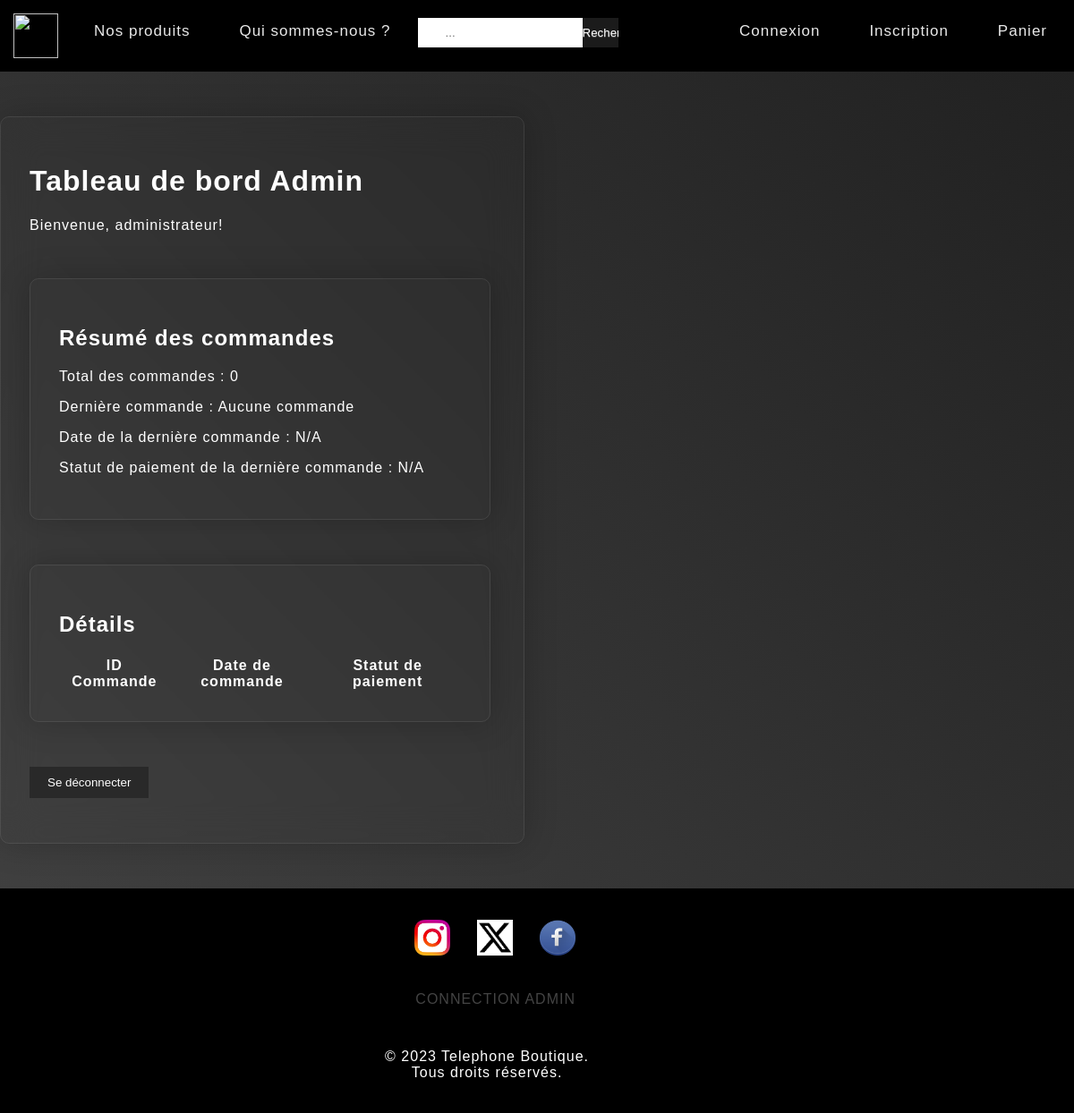
/connexionInscription/admin_gestionnaire.php, run on an earlier commit of the app's database.
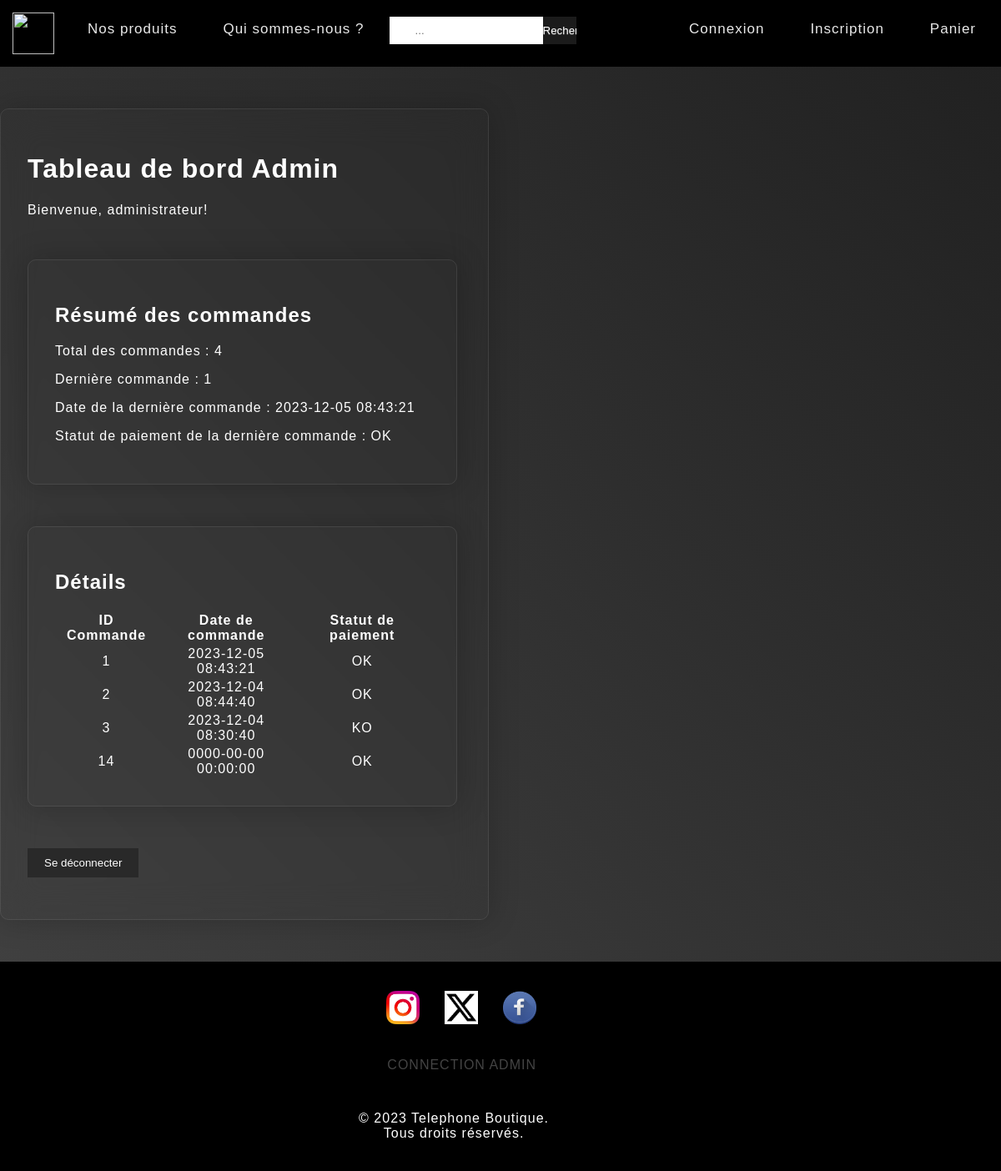
And on a later commit of the database.
### tables this page shows
CREATE TABLE `commandes` (
  `id` int(11) NOT NULL,
  `date_commande` timestamp NOT NULL DEFAULT current_timestamp(),
  `payer` varchar(2) NOT NULL
);

### connexionInscription/admin_gestionnaire.php (the view, shortened to what this page needs)
<link rel="stylesheet" href="css.css">
<?php
$servername = "localhost";
$username = "root";
$password = "";
$dbname = "boutique_telephone";
$conn = new mysqli($servername, $username, $password, $dbname);
$sql = "SELECT COUNT(*) as total_commands FROM commandes";
$result = $conn->query($sql);
if ($result->num_rows > 0) {
    $row = $result->fetch_assoc();
    $total_commands = $row['total_commands'];
} else {
    $total_commands = 0;
}
$sql_latest_order = "SELECT id, date_commande, payer FROM commandes ORDER BY date_commande DESC LIMIT 1";
$result_latest_order = $conn->query($sql_latest_order);
if ($result_latest_order->num_rows > 0) {
    $latest_order = $result_latest_order->fetch_assoc();
    $latest_order_id = $latest_order['id'];
    $latest_order_date = $latest_order['date_commande'];
    $latest_order_status = $latest_order['payer'];
} else {
    $latest_order_id = "Aucune commande";
    $latest_order_date = "N/A";
    $latest_order_status = "N/A";
}
$sql_all_orders = "SELECT id, date_commande, payer FROM commandes ORDER BY date_commande DESC";
$result_all_orders = $conn->query($sql_all_orders);
?>
<!DOCTYPE html>
<html lang="en">
<head>
    <link rel="stylesheet" href="css.css">
</head>
<body>
<div class="form-container2">
    <h1>Tableau de bord Admin</h1>
    <p>Bienvenue, administrateur!</p>
    <div class="form-container">
        <h2>Résumé des commandes</h2>
        <p>Total des commandes : <?php echo $total_commands; ?></p>
        <p>Dernière commande : <?php echo $latest_order_id; ?></p>
        <p>Date de la dernière commande : <?php echo $latest_order_date; ?></p>
        <p>Statut de paiement de la dernière commande : <?php echo $latest_order_status; ?></p>
    </div>
    <div class="form-container">
        <h2>Détails</h2>
        <table>
            <thead>
                <tr>
                    <th>ID Commande</th>
                    <th>Date de commande</th>
                    <th>Statut de paiement</th>
                </tr>
            </thead>
            <tbody>
                <?php
                while ($row = $result_all_orders->fetch_assoc()) {
                    echo "<tr>";
                    echo "<td>" . $row['id'] . "</td>";
                    echo "<td>" . $row['date_commande'] . "</td>";
                    echo "<td>" . $row['payer'] . "</td>";
                    echo "</tr>";
                }
                ?>
            </tbody>
        </table>
    </div>
    <a href="../page_accueil/accueil.php"><button class="button">Se déconnecter</button></a>
    <br></br>
</div>
</body>
</html>

What changed in the data, as far as the page shows it:
added commandes: id "1", date_commande "2023-12-05 08:43:21", payer "OK"
added commandes: id "2", date_commande "2023-12-04 08:44:40", payer "OK"
added commandes: id "3", date_commande "2023-12-04 08:30:40", payer "KO"
added commandes: id "14", date_commande "0000-00-00 00:00:00", payer "OK"
Also different on the page:
$total_commands: "0" → "4"
$latest_order_id: "Aucune commande" → (not shown)
$latest_order_date: "N/A" → (not shown)
$latest_order_status: "N/A" → (not shown)
